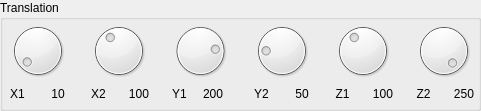
     <widget class="QGroupBox" name="groupBox_Translation">
      <property name="geometry">
       <rect>
        <x>10</x>
        <y>190</y>
        <width>481</width>
        <height>111</height>
       </rect>
      </property>
      <property name="title">
       <string>Translation</string>
      </property>
      <widget class="QWidget" name="gridLayoutWidget_7">
       <property name="geometry">
        <rect>
         <x>0</x>
         <y>20</y>
         <width>481</width>
         <height>81</height>
        </rect>
       </property>
       <layout class="QGridLayout" name="gridLayout_Translation">
        <item row="0" column="2">
         <widget class="QDial" name="dial_Y1">
          <property name="maximum">
           <number>255</number>
          </property>
          <property name="singleStep">
           <number>5</number>
          </property>
          <property name="value">
           <number>200</number>
          </property>
         </widget>
        </item>
        <item row="0" column="3">
         <widget class="QDial" name="dial_Y2">
          <property name="maximum">
           <number>255</number>
          </property>
          <property name="singleStep">
           <number>5</number>
          </property>
          <property name="value">
           <number>50</number>
          </property>
         </widget>
        </item>
        <item row="0" column="0">
         <widget class="QDial" name="dial_X1">
          <property name="maximum">
           <number>255</number>
          </property>
          <property name="singleStep">
           <number>5</number>
          </property>
          <property name="value">
           <number>10</number>
          </property>
         </widget>
        </item>
        <item row="0" column="4">
         <widget class="QDial" name="dial_Z1">
          <property name="maximum">
           <number>255</number>
          </property>
          <property name="singleStep">
           <number>5</number>
          </property>
          <property name="value">
           <number>100</number>
          </property>
         </widget>
        </item>
        <item row="0" column="5">
         <widget class="QDial" name="dial_Z2">
          <property name="maximum">
           <number>255</number>
          </property>
          <property name="singleStep">
           <number>5</number>
          </property>
          <property name="value">
           <number>250</number>
          </property>
         </widget>
        </item>
        <item row="0" column="1">
         <widget class="QDial" name="dial_X2">
          <property name="maximum">
           <number>255</number>
          </property>
          <property name="singleStep">
           <number>5</number>
          </property>
          <property name="value">
           <number>100</number>
          </property>
         </widget>
        </item>
        <item row="1" column="0">
         <layout class="QGridLayout" name="gridLayout_X1">
          <item row="0" column="0">
           <widget class="QLabel" name="label_X1">
            <property name="text">
             <string>X1</string>
            </property>
            <property name="alignment">
             <set>Qt::AlignmentFlag::AlignCenter</set>
            </property>
           </widget>
          </item>
          <item row="0" column="1">
           <widget class="QLabel" name="label_X1_Value">
            <property name="text">
             <string>10</string>
            </property>
            <property name="alignment">
             <set>Qt::AlignmentFlag::AlignCenter</set>
            </property>
           </widget>
          </item>
         </layout>
        </item>
        <item row="1" column="1">
         <layout class="QGridLayout" name="gridLayout_X2">
          <item row="0" column="0">
           <widget class="QLabel" name="label_X2">
            <property name="text">
             <string>X2</string>
            </property>
            <property name="alignment">
             <set>Qt::AlignmentFlag::AlignCenter</set>
            </property>
           </widget>
          </item>
          <item row="0" column="1">
           <widget class="QLabel" name="label_X2_Value">
            <property name="text">
             <string>100</string>
            </property>
            <property name="alignment">
             <set>Qt::AlignmentFlag::AlignCenter</set>
            </property>
           </widget>
          </item>
         </layout>
        </item>
        <item row="1" column="2">
         <layout class="QGridLayout" name="gridLayout_Y1">
          <item row="0" column="0">
           <widget class="QLabel" name="label_Y1">
            <property name="text">
             <string>Y1</string>
            </property>
            <property name="alignment">
             <set>Qt::AlignmentFlag::AlignCenter</set>
            </property>
           </widget>
          </item>
          <item row="0" column="1">
           <widget class="QLabel" name="label_Y1_Value">
            <property name="text">
             <string>200</string>
            </property>
           </widget>
          </item>
         </layout>
        </item>
        <item row="1" column="3">
         <layout class="QGridLayout" name="gridLayout_Y2">
          <item row="0" column="0">
           <widget class="QLabel" name="label_Y2">
            <property name="text">
             <string>Y2</string>
            </property>
            <property name="alignment">
             <set>Qt::AlignmentFlag::AlignCenter</set>
            </property>
           </widget>
          </item>
          <item row="0" column="1">
           <widget class="QLabel" name="label_Y2_Value">
            <property name="text">
             <string>50</string>
            </property>
            <property name="alignment">
             <set>Qt::AlignmentFlag::AlignCenter</set>
            </property>
           </widget>
          </item>
         </layout>
        </item>
        <item row="1" column="4">
         <layout class="QGridLayout" name="gridLayout_Z1">
          <item row="0" column="0">
           <widget class="QLabel" name="label_Z1">
            <property name="text">
             <string>Z1</string>
            </property>
            <property name="alignment">
             <set>Qt::AlignmentFlag::AlignCenter</set>
            </property>
           </widget>
          </item>
          <item row="0" column="1">
           <widget class="QLabel" name="label_Z1_Value">
            <property name="text">
             <string>100</string>
            </property>
            <property name="alignment">
             <set>Qt::AlignmentFlag::AlignCenter</set>
            </property>
           </widget>
          </item>
         </layout>
        </item>
        <item row="1" column="5">
         <layout class="QGridLayout" name="gridLayout_Z2">
          <item row="0" column="0">
           <widget class="QLabel" name="label_Z2">
            <property name="text">
             <string>Z2</string>
            </property>
            <property name="alignment">
             <set>Qt::AlignmentFlag::AlignCenter</set>
            </property>
           </widget>
          </item>
          <item row="0" column="1">
           <widget class="QLabel" name="label_Z2_Value">
            <property name="text">
             <string>250</string>
            </property>
            <property name="alignment">
             <set>Qt::AlignmentFlag::AlignCenter</set>
            </property>
           </widget>
          </item>
         </layout>
        </item>
       </layout>
      </widget>
     </widget>
